Frame 1 (no input): blank canvas, image omitted
Frame 60 (the mouse pressed at the canvas centre just before this capture): blank canvas, image omitted
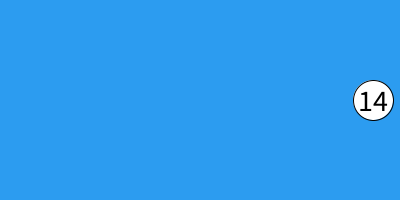
Frame 120 (the mouse held since frame 60 and released just before this capture)

The Processing sketch whose frames 1 and 60 were blank and that drew this single picture after the mouse press (run headless with seeded random() and noise(); from frame 60 on, the mouse is pressed at the canvas centre):

// Processing sketch: week14
// ── week14.pde
//int []a={1,2,3,4,5,6,7,8,9,10}//Java
int []a=new int[49];
void setup(){
  size(400,200);
  textSize(30);
  for(int i=0;i<49;i++) a[i]=i+1;
  for(int i=0;i<10000;i++){
    int i1=(int) random(49),i2=(int)random(49);
    int temp=a[i1];a[i1]=a[i2];a[i2]=temp;
  }
}
int N=0, rolling=0;
void draw(){
  background(#2C9CF0);
  for(int i=0;i<N;i++){
    int x =50+i*50;
    if(i==N-1 && rolling>0){
      x+=rolling;
      rolling-=3;
    }
    fill(255);
    ellipse(x,100,40,40);
    textAlign(CENTER,CENTER);
    fill(0);
    text(a[i],x,100);
  }
}
void mousePressed(){
  N++;
  rolling=500;
}
